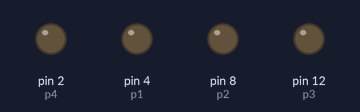
The sketch below on a simulated Arduino Uno, built with avr-gcc and run on an emulated ATmega328P. Parts: output pins drawn as LEDs (lit = HIGH).

Above: at 0.2 s.
At 1.2 s:
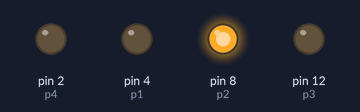
At 1.7 s:
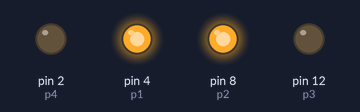
At 3.2 s:
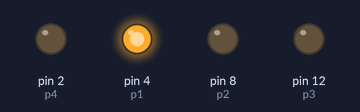
At 4.7 s:
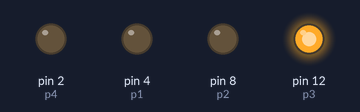
Timing chart, 0 to 5.8 s (numbered marks = the images above):
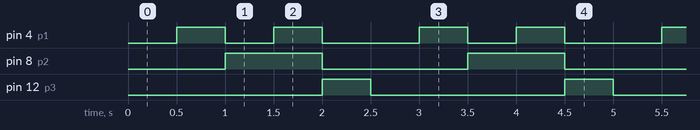

The sketch:

LED_Blinker.ino
```cpp
int p1=4,p2=8,p3=12,p4=2;
void setup()
{
  pinMode(p1,OUTPUT);
  pinMode(p2,OUTPUT);
  pinMode(p3,OUTPUT);
  pinMode(p4,OUTPUT);
}
void loop()
{
  int i;
  for(i=0;i<5;i++)
  {
    switch(i)
  {
    case 0 :
        digitalWrite(p1,0);
        digitalWrite(p2,0);
        digitalWrite(p3,0);
        digitalWrite(p4,0);
        break;
    case 1 :
        digitalWrite(p1,1);
        digitalWrite(p2,0);
        digitalWrite(p3,0);
        digitalWrite(p4,0);
        break;
    case 2 :
        digitalWrite(p1,0);
        digitalWrite(p2,1);
        digitalWrite(p3,0);
        digitalWrite(p4,0);
        break;
    case 3 :
        digitalWrite(p1,1);
        digitalWrite(p2,1);
        digitalWrite(p3,0);
        digitalWrite(p4,0);
        break;
    case 4 :
        digitalWrite(p1,0);
        digitalWrite(p2,0);
        digitalWrite(p3,1);
        digitalWrite(p4,0);
        break;
    case 5 :
        digitalWrite(p1,1);
        digitalWrite(p2,0);
        digitalWrite(p3,1);
        digitalWrite(p4,0);
        break;
  }
  delay(500);
  }
}
```

Measured:
- by itself, pin 4 (p1): repeats every 2.5 s: LOW 0.50 s, HIGH 0.50 s, LOW 1.0 s, HIGH 0.50 s
- by itself, pin 8 (p2): alternates HIGH for 1.0 s and LOW for 1.5 s
- by itself, pin 12 (p3): alternates HIGH for 0.50 s and LOW for 2.0 s
